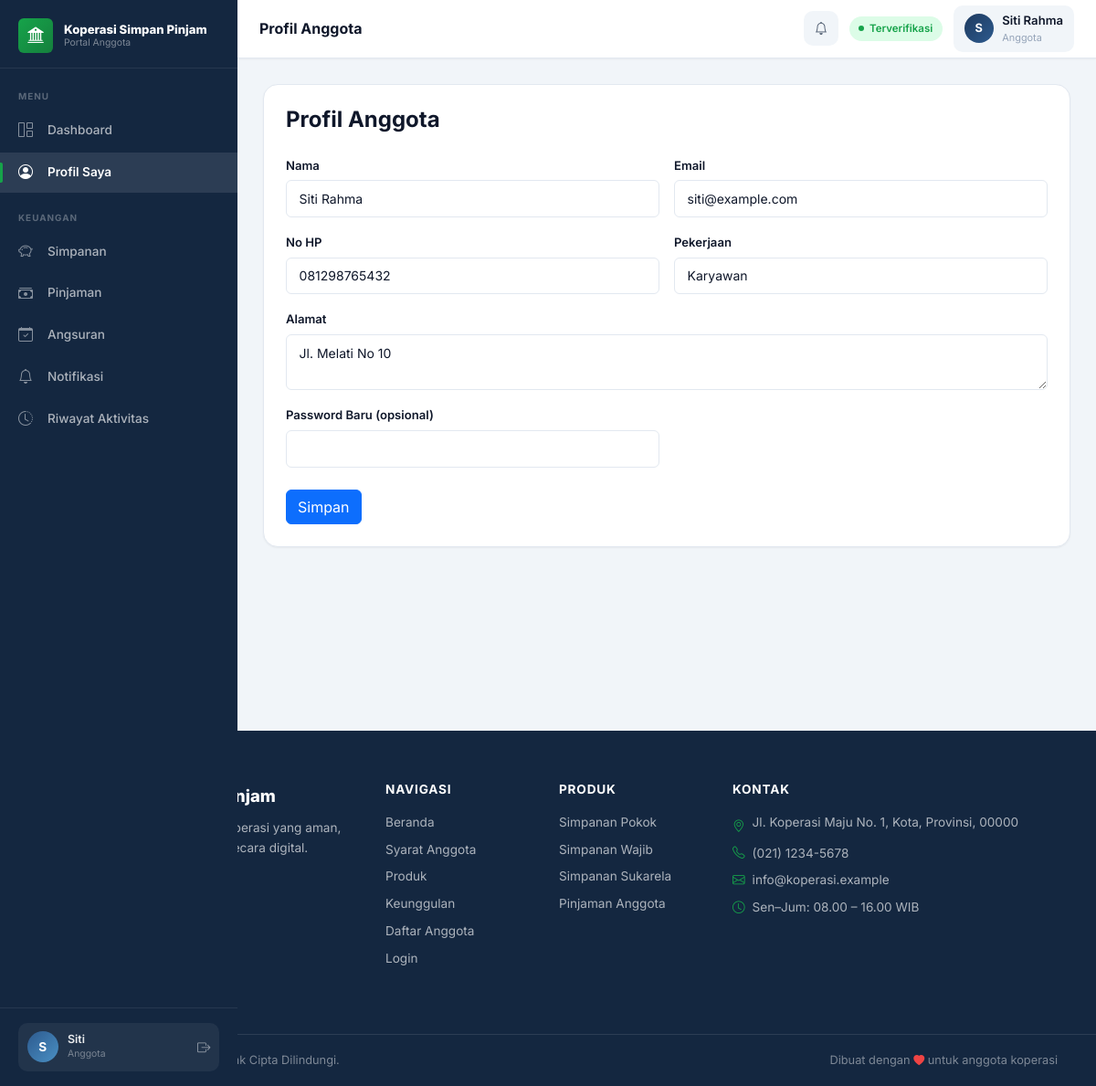
Page /user/profil.php (signed in) on the committed database.
### tables this page shows
CREATE TABLE IF NOT EXISTS users (
    id INT AUTO_INCREMENT PRIMARY KEY,
    nama VARCHAR(150) NOT NULL,
    nik VARCHAR(50) NOT NULL UNIQUE,
    tempat_lahir VARCHAR(100),
    tanggal_lahir DATE,
    jenis_kelamin VARCHAR(20),
    alamat TEXT,
    no_hp VARCHAR(30),
    email VARCHAR(150) NOT NULL UNIQUE,
    pekerjaan VARCHAR(100),
    penghasilan DECIMAL(15,2),
    username VARCHAR(50) NOT NULL UNIQUE,
    password VARCHAR(255) NOT NULL,
    role ENUM('admin', 'user') DEFAULT 'user',
    status_verifikasi VARCHAR(50) DEFAULT 'Menunggu Verifikasi',
    foto_ktp VARCHAR(255),
    foto_diri VARCHAR(255),
    created_at DATETIME,
    updated_at DATETIME
);

### config/config.php (called while the page is built)
<?php
return [
    'db' => [
        'host' => 'localhost',
        'name' => 'koperasi',
        'user' => 'root',
        'pass' => '',
        'charset' => 'utf8mb4',
    ],
    'app' => [
        'name' => 'Koperasi Simpan Pinjam',
        'base_url' => '',
        'timezone' => 'Asia/Jakarta',
    ],
];

### config/helpers.php (called while the page is built, shortened)
<?php
function e($value): string
{
    return htmlspecialchars((string)$value, ENT_QUOTES, 'UTF-8');
}

### config/auth.php (called while the page is built, shortened)
<?php
require_once __DIR__ . '/helpers.php';
function current_user(): ?array
{
    $pdo = db();
    $stmt = $pdo->prepare("SELECT * FROM users WHERE id = ?");
    $stmt->execute([$_SESSION['user_id']]);
    $user = $stmt->fetch();
    return $user ?: null;
}

### user/profil.php (the view, shortened to what this page needs)
<?php
require_once __DIR__ . '/../config/auth.php';
require_once __DIR__ . '/../config/helpers.php';
$page_title = 'Profil Anggota';
?>
<?php require __DIR__ . '/../includes/dashboard_top.php'; ?>
<div class="form-section">
    <h4 class="mb-4">Profil Anggota</h4>
    <form method="post">
        <div class="row g-3">
            <div class="col-md-6">
                <label class="form-label">Nama</label>
                <input type="text" name="nama" class="form-control" value="<?= e($user['nama']); ?>" required>
            </div>
            <div class="col-md-6">
                <label class="form-label">Email</label>
                <input type="email" name="email" class="form-control" value="<?= e($user['email']); ?>" required>
            </div>
            <div class="col-md-6">
                <label class="form-label">No HP</label>
                <input type="text" name="no_hp" class="form-control" value="<?= e($user['no_hp']); ?>" required>
            </div>
            <div class="col-md-6">
                <label class="form-label">Pekerjaan</label>
                <input type="text" name="pekerjaan" class="form-control" value="<?= e($user['pekerjaan']); ?>">
            </div>
            <div class="col-md-12">
                <label class="form-label">Alamat</label>
                <textarea name="alamat" class="form-control" rows="2" required><?= e($user['alamat']); ?></textarea>
            </div>
            <div class="col-md-6">
                <label class="form-label">Password Baru (opsional)</label>
                <input type="password" name="password" class="form-control">
            </div>
        </div>
        <button class="btn btn-primary mt-4">Simpan</button>
    </form>
</div>
<?php require __DIR__ . '/../includes/dashboard_bottom.php'; ?>

### includes/dashboard_top.php (shortened to what this page needs)
<?php
require_once __DIR__ . '/../config/auth.php';
require_once __DIR__ . '/../config/helpers.php';
$config   = require __DIR__ . '/../config/config.php';
$authUser = current_user();
$initials = strtoupper(substr($authUser['nama'] ?? 'U', 0, 1));
$statusMap = [
    'Disetujui'           => ['class' => 'verified',  'label' => 'Terverifikasi'],
    'Menunggu Verifikasi' => ['class' => 'pending',   'label' => 'Menunggu'],
    'Ditolak'             => ['class' => 'rejected',  'label' => 'Ditolak'],
    'Nonaktif'            => ['class' => 'nonactive', 'label' => 'Nonaktif'],
];
$verifStatus  = $authUser['status_verifikasi'] ?? 'Menunggu Verifikasi';
$statusInfo   = $statusMap[$verifStatus] ?? ['class' => 'pending', 'label' => $verifStatus];
$role         = $authUser['role'] ?? 'user';
$unreadNotifications = unread_notification_count((int)$authUser['id']);
$notificationUrl     = $role === 'admin' ? '/admin/notifikasi.php' : '/user/notifikasi.php';
?>
<?php require __DIR__ . '/header.php'; ?>
<div class="app-layout">
  <aside class="app-sidebar" id="appSidebar">
    <a href="/" class="sidebar-brand">
      <span class="sidebar-brand-icon"><i class="bi bi-bank2"></i></span>
      <span class="sidebar-brand-text">
        <span class="sidebar-brand-name"><?= e($config['app']['name']); ?></span>
        <span class="sidebar-brand-tagline">Portal Anggota</span>
      </span>
    </a>
    <nav class="sidebar-nav">
      <?php if ($role === 'admin'): ?>
        <div class="sidebar-section"><span class="sidebar-section-label">Menu Utama</span></div>
        <a href="/admin/dashboard.php" class="sidebar-link" id="sl-dashboard">
            <i class="bi bi-grid-1x2"></i>Dashboard
        </a>
        <a href="/admin/anggota.php" class="sidebar-link" id="sl-anggota">
            <i class="bi bi-people"></i>Anggota
        </a>
        <div class="sidebar-section mt-2"><span class="sidebar-section-label">Transaksi</span></div>
        <a href="/admin/simpanan.php" class="sidebar-link" id="sl-simpanan">
            <i class="bi bi-piggy-bank"></i>Simpanan
        </a>
        <a href="/admin/pinjaman.php" class="sidebar-link" id="sl-pinjaman">
            <i class="bi bi-cash-stack"></i>Pinjaman
        </a>
        <a href="/admin/angsuran.php" class="sidebar-link" id="sl-angsuran">
            <i class="bi bi-calendar-check"></i>Angsuran
        </a>
        <div class="sidebar-section mt-2"><span class="sidebar-section-label">Lainnya</span></div>
        <a href="/admin/laporan.php" class="sidebar-link" id="sl-laporan">
            <i class="bi bi-file-earmark-bar-graph"></i>Laporan
        </a>
        <a href="/admin/notifikasi.php" class="sidebar-link" id="sl-notifikasi">
            <i class="bi bi-bell"></i>Notifikasi
            <?php if ($unreadNotifications > 0): ?>
                <span class="sidebar-link-badge"><?= $unreadNotifications; ?></span>
            <?php endif; ?>
        </a>
        <a href="/admin/audit-log.php" class="sidebar-link" id="sl-audit-log">
            <i class="bi bi-shield-check"></i>Audit Log
        </a>
        <a href="/admin/pengaturan.php" class="sidebar-link" id="sl-pengaturan">
            <i class="bi bi-gear"></i>Pengaturan
        </a>
      <?php else: ?>
        <div class="sidebar-section"><span class="sidebar-section-label">Menu</span></div>
        <a href="/user/dashboard.php" class="sidebar-link" id="sl-dashboard">
            <i class="bi bi-grid-1x2"></i>Dashboard
        </a>
        <a href="/user/profil.php" class="sidebar-link" id="sl-profil">
            <i class="bi bi-person-circle"></i>Profil Saya
        </a>
        <div class="sidebar-section mt-2"><span class="sidebar-section-label">Keuangan</span></div>
        <a href="/user/simpanan.php" class="sidebar-link" id="sl-simpanan">
            <i class="bi bi-piggy-bank"></i>Simpanan
        </a>
        <a href="/user/pinjaman.php" class="sidebar-link" id="sl-pinjaman">
            <i class="bi bi-cash-stack"></i>Pinjaman
        </a>
        <a href="/user/bayar-angsuran.php" class="sidebar-link" id="sl-angsuran">
            <i class="bi bi-calendar-check"></i>Angsuran
        </a>
        <a href="/user/notifikasi.php" class="sidebar-link" id="sl-notifikasi">
            <i class="bi bi-bell"></i>Notifikasi
        </a>
        <a href="/user/riwayat-aktivitas.php" class="sidebar-link" id="sl-riwayat-aktivitas">
            <i class="bi bi-clock-history"></i>Riwayat Aktivitas
        </a>
      <?php endif; ?>
    </nav>
    <div class="sidebar-footer">
      <div class="sidebar-user">
        <div class="sidebar-avatar"><?= $initials; ?></div>
        <div>
          <div class="sidebar-user-name"><?= e(explode(' ', $authUser['nama'])[0] ?? $authUser['nama']); ?></div>
          <div class="sidebar-user-role"><?= $role === 'admin' ? 'Administrator' : 'Anggota'; ?></div>
        </div>
        <a href="/logout.php" class="sidebar-logout ms-auto" title="Logout"><i class="bi bi-box-arrow-right"></i></a>
      </div>
    </div>
  </aside>
  <div class="app-main">
    <header class="app-topbar">
      <div class="topbar-breadcrumb">
        <span class="topbar-page-title"><?= e($page_title ?? 'Dashboard'); ?></span>
      </div>
      <div class="topbar-right">
        <a href="<?= e($notificationUrl); ?>" class="topbar-notification" title="Notifikasi">
          <i class="bi bi-bell"></i>
        </a>
        <span class="status-pill <?= $statusInfo['class']; ?>"><?= $statusInfo['label']; ?></span>
        <div class="topbar-user">
          <div class="topbar-avatar"><?= $initials; ?></div>
          <div class="d-none d-md-block">
            <div class="topbar-user-name"><?= e($authUser['nama']); ?></div>
            <div class="topbar-user-role"><?= $role === 'admin' ? 'Administrator' : 'Anggota'; ?></div>
          </div>
        </div>
      </div>
    </header>
    <main class="app-content">

### rows in the picture
users: nama "S", nama "Siti", status_verifikasi "Terverifikasi", nama "Siti Rahma", email "siti@example.com", no_hp "081298765432", pekerjaan "Karyawan", alamat "Jl. Melati No 10"

### other values in the picture
$config['app']['name'] "Koperasi Simpan Pinjam"
$page_title "Profil Anggota"
